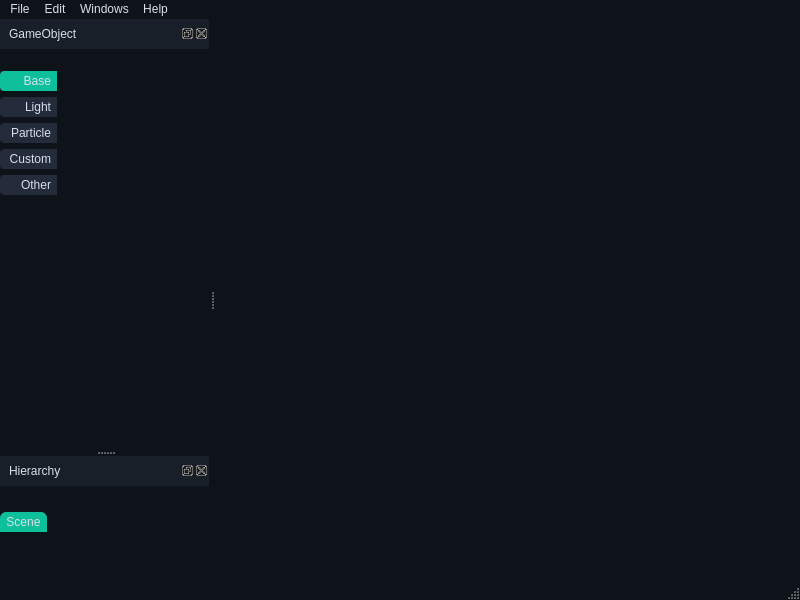
<?xml version="1.0" encoding="UTF-8"?>
<ui version="4.0">
 <class>BBUIMainWindow</class>
 <widget class="QMainWindow" name="BBUIMainWindow">
  <property name="geometry">
   <rect>
    <x>0</x>
    <y>0</y>
    <width>800</width>
    <height>600</height>
   </rect>
  </property>
  <property name="focusPolicy">
   <enum>Qt::ClickFocus</enum>
  </property>
  <property name="windowTitle">
   <string>MainWindow</string>
  </property>
  <property name="styleSheet">
   <string notr="true">QMainWindow {
    background: rgb(14, 19, 25);
}

QWidget:focus {
    outline: none;
}

QMenu {
    background-color: rgb(14, 19, 25);
    padding: 2px 10px;
}

QMenu::separator {
    height: 1px;
    background-color: #d6dfeb;
    margin-bottom: 5px;
    margin-top: 5px;
}

QMenu::item {
    color: #d6dfeb;
    font: 9pt &quot;Arial&quot;;
    background-color: transparent;
    padding-left: 6px;
}

QMenu::item:selected {
    color: #d6dfeb;
    background-color: #0ebf9c;
}

QMenu::right-arrow {
    margin: 1px;
    border-image: url(://resources/icons/arrow_right.png);
}

QMenuBar {
    background-color: rgb(14, 19, 25);
    color: #d6dfeb;
}

QMenuBar::item:selected {
    background-color: #8193bc;
}

QStatusBar {
    background: rgb(14, 19, 25);
}

QDockWidget {
    titlebar-close-icon: url(://resources/icons/close.png);
    titlebar-normal-icon: url(://resources/icons/float.png);
    color: #d6dfeb;
    font: 75 9pt &quot;Arial&quot;;
    background: rgb(14, 19, 25);
}

QDockWidget::close-button {
    background: none;
    border: none;
}

QDockWidget::float-button {
    background: none;
    border: none;
}

QDockWidget::title {
    text-align: left;
    /*padding-left: 10px;*/
    background-color: #191f28;
    padding-top: 8px;
    padding-bottom: 8px;
    padding-left: 5px;
}

#scrollAreaWidgetContents { /*The background color of the scroll area*/
    background: qlineargradient(x1: 0, y1: 0, x2: 0, y2: 1, stop: 0 #191f28, stop: 1 rgb(36, 43, 58));
}

QScrollArea { /*When both the horizontal and vertical scroll bars appear, the background color of the small square in the lower right corner*/
    background: transparent;
    border: none;
}

QSlider::groove:horizontal {
    border: 1px solid #0ebf9c;
    border-radius: 2px;
    background-color: #0ebf9c;
    height: 3px
}

QSlider::handle:horizontal {
    border: 1px solid #d6dfeb;
    border-radius: 2px;
    background-color: #d6dfeb;
    width: 11px;
    margin: -5px -1px -5px -1px;
}

/*QSlider::sub-page:horizontal {
    border: 1px solid #0e9c9c;
    border-radius: 2px;
    background: #0ebf9c;
}*/

#fileSizeSlider {
    margin-left: 16px;
    margin-right: 16px;
}

QScrollBar:vertical {
    width: 8px;
    background: rgb(14, 19, 25);
}

QScrollBar:horizontal {
    height: 8px;
    background: transparent;
}

QScrollBar::handle:vertical, QScrollBar::handle:horizontal {
    background: #0ebf9c;
    border: none;
    border-radius: 4px;
}

QScrollBar::handle:vertical:hover, QScrollBar::handle:horizontal:hover {
    background: #0ebf9c;
    border: none;
    border-radius: 4px;
}

QScrollBar::sub-line:vertical, QScrollBar::add-line:vertical,
QScrollBar::sub-line:horizontal, QScrollBar::add-line:horizontal {
    width: 0;
    height: 0;
}

QTabWidget {
    border: none;
}

QTabBar::tab {
    color: #d6dfeb;
    background: #0ebf9c;
    border: none;
    border-bottom-left-radius: 6px;
    border-bottom-right-radius: 6px;
    padding: 3px;
    min-width: 8ex;
    padding-left: 5px;
    padding-right: 5px;
}

QTabBar::tab:selected, QTabBar::tab:hover {
    background: rgb(36, 43, 58);
}

QTabBar::tab:!selected {
    margin-bottom: 2px; /* make non-selected tabs look smaller */
}

/* make use of negative margins for overlapping tabs */
QTabBar::tab:selected {
    /* expand/overlap to the left and right by 4px */
    margin-left: -2px;
    margin-right: -2px;
}

QTabBar::tab:first:selected {
    margin-left: 0; /* the first selected tab has nothing to overlap with on the left */
}

QTabBar::tab:last:selected {
    margin-right: 0; /* the last selected tab has nothing to overlap with on the right */
}

QTabBar::tab:only-one {
    margin: 0; /* if there is only one tab, we don't want overlapping margins */
}

#buttonBase, #buttonLight, #buttonCustom, #buttonParticle, #buttonOther {
    color: #d6dfeb;
    text-align: right;
    font: 9pt &quot;Arial&quot;;
    background: rgb(36, 43, 58);
    border: none;
    border-bottom-left-radius: 4px;
    border-top-left-radius: 4px;
    padding: 6px;
    padding-top: 3px;
    padding-bottom: 3px;
}

#buttonBase:hover, #buttonLight:hover, #buttonCustom:hover, #buttonParticle:hover,  #buttonOther:hover {
    color: #d6dfeb;
    text-align: right;
    font: 9pt &quot;Arial&quot;;
    background: #0ebf9c;
    border: none;
    border-bottom-left-radius: 4px;
    border-top-left-radius: 4px;
    padding: 6px;
    padding-top: 3px;
    padding-bottom: 3px;
}

#buttonBase:checked, #buttonLight:checked, #buttonCustom:checked, #buttonParticle:checked,  #buttonOther:checked {
    color: #d6dfeb;
    text-align: right;
    font: 9pt &quot;Arial&quot;;
    background: #0ebf9c;
    border: none;
    border-bottom-left-radius: 4px;
    border-top-left-radius: 4px;
    padding: 6px;
    padding-top: 3px;
    padding-bottom: 3px;
}

#tabWidgetList {
    background: rgb(14, 19, 25);
}

BBObjectListWidget {
    color: #d6dfeb;
    background: qlineargradient(x1: 0, y1: 0, x2: 0, y2: 1, stop: 0 #191f28, stop: 1 rgb(36, 43, 58));
    alternate-background-color: rgb(60, 64, 75);
    border: none;
}

BBObjectListWidget::item:selected:!active {
    background: #8193bc;
    color: #d6dfeb;
}

BBObjectListWidget::item:selected:active {
    background: #8193bc;
    color: #d6dfeb;
}

BBObjectListWidget::item:hover {
    /*background: #508193bc;*/
    background: none;
}

BBObjectListWidget::item:focus {
    background: transparent;
}

#searchWidgetGameObject, #searchWidgetHierarchy, #searchWidgetFolder, #searchWidgetFile, #searchWidgetInspector {
    border: none;
    background: rgb(14, 19, 25);
}

#lineEditSearchGameObject, #lineEditSearchHierarchy, #lineEditSearchFolder, #lineEditSearchFile, #lineEditSearchInspector {
    font: 9pt &quot;Arial&quot;;
    margin: 2px;
    border: none;
    color: rgb(56, 70, 87);
    background: rgb(14, 19, 25);
}

#searchIconGameObject, #searchIconHierarchy, #searchIconFolder, #searchIconFile, #searchIconInspector {
    image: url(://resources/icons/search2.png);
}

#closeIconGameObject, #closeIconHierarchy, #closeIconFolder, #closeIconFile, #closeIconInspector {
    image: url(://resources/icons/search_close2.png);
}

#buttonRootHierarchy, #buttonRootProject, #buttonRootInspector {
    font: 9pt &quot;Arial&quot;;
    color: #d6dfeb;
    background: #0ebf9c;
    border: none;
    border-top-left-radius: 6px;
    border-top-right-radius: 6px;
    padding-top: 3px;
    padding-bottom: 3px;
    padding-left: 6px;
    padding-right: 6px;
}

#buttonRootHierarchy:hover, #buttonRootProject:hover, #buttonRootInspector:hover {
    background: #8c0ebf9c;
}

#buttonMoreProject {
    image: url(://resources/icons/setting.png);
}

#buttonSettingFile, #buttonSettingInspector, #buttonSettingFile {
    image: url(://resources/icons/setting.png);
}

QTreeWidget {
    background: qlineargradient(x1: 0, y1: 0, x2: 0, y2: 1, stop: 0 #191f28, stop: 1 rgb(36, 43, 58));
    alternate-background-color: rgb(60, 64, 75);
    font: 9pt &quot;Arial&quot;;
    border: none;
}

QTreeWidget::item {
    color: #d6dfeb;
    border: none;
    height: 16px;
}

QTreeWidget::item:hover {
    background: none;
    border: none;
}

QTreeWidget::item:selected:active, QTreeWidget::item:selected:!active {
    border: none;
    background: #8193bc;
}

QTreeWidget::branch:selected {
    background: #8193bc;
}

QTreeWidget::branch:closed:has-children:!has-siblings,
QTreeWidget::branch:closed:has-children:has-siblings {
    border-image: none;
    image: url(://resources/icons/branch-closed.png);
}

QTreeWidget::branch:open:has-children:!has-siblings,
QTreeWidget::branch:open:has-children:has-siblings {
    border-image: none;
    image: url(://resources/icons/branch-open.png);
}

/*item checkbox*/
QTreeWidget::indicator:checked {
    image: url(://resources/icons/visible2.png);
}

QTreeWidget::indicator:unchecked {
    image: url(://resources/icons/invisible3.png);
}

QHeaderView {
    background: rgb(36, 43, 58);
    color: #d6dfeb;
}

/*Each item in the header*/
QHeaderView::section {
    background: rgb(36, 43, 58);
    color: #d6dfeb;
    border: 0;
    padding: 3px 0 3px 6px;
}

QPushButton {
    border: none;
    background-color: transparent;
}

#buttonMovePathLeft, #buttonMovePathRight {
    color: #d6dfeb;
    background: transparent;
}

#buttonMovePathLeft:hover, #buttonMovePathRight:hover {
    color: #8193bc;
}

#filePathScrollAreaWidgetContents {
    background: transparent;
}

#buttonFilter {
    padding: 5px;
    image: url(://resources/icons/more.png);
}

FileList {
    color: #d6dfeb;
    font: 9pt &quot;Arial&quot;;
    background: qlineargradient(x1: 0, y1: 0, x2: 0, y2: 1, stop: 0 #191f28, stop: 1 rgb(36, 43, 58));
    border: none;
}

/*After selected, the blue box will not appear*/
FileList::item:focus {
    background: transparent;
}

FileList::item:selected {
    background: #8193bc;
    color: #d6dfeb;
}</string>
  </property>
  <widget class="QWidget" name="centralwidget"/>
  <widget class="QMenuBar" name="menubar">
   <property name="geometry">
    <rect>
     <x>0</x>
     <y>0</y>
     <width>800</width>
     <height>22</height>
    </rect>
   </property>
   <widget class="QMenu" name="menuFile">
    <property name="title">
     <string>File</string>
    </property>
    <addaction name="separator"/>
   </widget>
   <widget class="QMenu" name="menuEdit">
    <property name="title">
     <string>Edit</string>
    </property>
    <addaction name="separator"/>
    <addaction name="separator"/>
   </widget>
   <widget class="QMenu" name="menuWindows">
    <property name="title">
     <string>Windows</string>
    </property>
   </widget>
   <widget class="QMenu" name="menuHelp">
    <property name="title">
     <string>Help</string>
    </property>
   </widget>
   <addaction name="menuFile"/>
   <addaction name="menuEdit"/>
   <addaction name="menuWindows"/>
   <addaction name="menuHelp"/>
  </widget>
  <widget class="QStatusBar" name="statusbar"/>
  <widget class="QDockWidget" name="dockGameObject">
   <property name="mouseTracking">
    <bool>true</bool>
   </property>
   <property name="tabletTracking">
    <bool>false</bool>
   </property>
   <property name="floating">
    <bool>false</bool>
   </property>
   <property name="windowTitle">
    <string>GameObject</string>
   </property>
   <attribute name="dockWidgetArea">
    <number>1</number>
   </attribute>
   <widget class="BBResizableWidget" name="dockGameObjectContents">
    <layout class="QVBoxLayout" name="verticalLayout_2">
     <property name="spacing">
      <number>6</number>
     </property>
     <property name="leftMargin">
      <number>0</number>
     </property>
     <property name="topMargin">
      <number>0</number>
     </property>
     <property name="rightMargin">
      <number>0</number>
     </property>
     <property name="bottomMargin">
      <number>0</number>
     </property>
     <item>
      <widget class="QWidget" name="dockGameObjectBackground" native="true">
       <layout class="QVBoxLayout" name="vLayoutDockGameObjectBackground">
        <property name="spacing">
         <number>2</number>
        </property>
        <property name="leftMargin">
         <number>0</number>
        </property>
        <property name="topMargin">
         <number>0</number>
        </property>
        <property name="rightMargin">
         <number>0</number>
        </property>
        <property name="bottomMargin">
         <number>0</number>
        </property>
        <item>
         <widget class="QWidget" name="searchWidgetGameObject" native="true">
          <layout class="QHBoxLayout" name="horizontalLayout_2">
           <property name="leftMargin">
            <number>10</number>
           </property>
           <property name="topMargin">
            <number>0</number>
           </property>
           <property name="rightMargin">
            <number>10</number>
           </property>
           <property name="bottomMargin">
            <number>0</number>
           </property>
           <item>
            <widget class="QLabel" name="searchIconGameObject"/>
           </item>
           <item>
            <widget class="QLineEdit" name="lineEditSearchGameObject">
             <property name="focusPolicy">
              <enum>Qt::ClickFocus</enum>
             </property>
             <property name="clearButtonEnabled">
              <bool>false</bool>
             </property>
            </widget>
           </item>
           <item alignment="Qt::AlignRight">
            <widget class="QLabel" name="closeIconGameObject"/>
           </item>
          </layout>
         </widget>
        </item>
        <item>
         <widget class="QWidget" name="tabWidgetList" native="true">
          <layout class="QHBoxLayout" name="horizontalLayout">
           <property name="spacing">
            <number>0</number>
           </property>
           <property name="leftMargin">
            <number>0</number>
           </property>
           <property name="topMargin">
            <number>0</number>
           </property>
           <property name="rightMargin">
            <number>0</number>
           </property>
           <property name="bottomMargin">
            <number>0</number>
           </property>
           <item alignment="Qt::AlignTop">
            <widget class="QWidget" name="buttonTabBar" native="true">
             <layout class="QVBoxLayout" name="verticalLayout">
              <property name="leftMargin">
               <number>0</number>
              </property>
              <property name="topMargin">
               <number>0</number>
              </property>
              <property name="rightMargin">
               <number>0</number>
              </property>
              <property name="bottomMargin">
               <number>0</number>
              </property>
              <item>
               <widget class="QPushButton" name="buttonBase">
                <property name="text">
                 <string> Base</string>
                </property>
                <property name="checkable">
                 <bool>true</bool>
                </property>
                <property name="checked">
                 <bool>true</bool>
                </property>
               </widget>
              </item>
              <item>
               <widget class="QPushButton" name="buttonLight">
                <property name="text">
                 <string> Light</string>
                </property>
                <property name="checkable">
                 <bool>true</bool>
                </property>
               </widget>
              </item>
              <item>
               <widget class="QPushButton" name="buttonParticle">
                <property name="text">
                 <string> Particle</string>
                </property>
                <property name="checkable">
                 <bool>true</bool>
                </property>
               </widget>
              </item>
              <item>
               <widget class="QPushButton" name="buttonCustom">
                <property name="text">
                 <string> Custom</string>
                </property>
                <property name="checkable">
                 <bool>true</bool>
                </property>
               </widget>
              </item>
              <item>
               <widget class="QPushButton" name="buttonOther">
                <property name="text">
                 <string> Other</string>
                </property>
                <property name="checkable">
                 <bool>true</bool>
                </property>
               </widget>
              </item>
             </layout>
            </widget>
           </item>
           <item>
            <widget class="QStackedWidget" name="stackedWidget">
             <property name="sizePolicy">
              <sizepolicy hsizetype="Ignored" vsizetype="Preferred">
               <horstretch>0</horstretch>
               <verstretch>0</verstretch>
              </sizepolicy>
             </property>
             <property name="currentIndex">
              <number>0</number>
             </property>
             <widget class="QWidget" name="pageBase">
              <layout class="QGridLayout" name="gridLayout_6">
               <property name="leftMargin">
                <number>0</number>
               </property>
               <property name="topMargin">
                <number>0</number>
               </property>
               <property name="rightMargin">
                <number>0</number>
               </property>
               <property name="bottomMargin">
                <number>0</number>
               </property>
               <item row="0" column="0">
                <widget class="BBObjectListWidget" name="listBaseGameObject" native="true">
                 <property name="mouseTracking">
                  <bool>true</bool>
                 </property>
                 <property name="focusPolicy">
                  <enum>Qt::ClickFocus</enum>
                 </property>
                 <property name="alternatingRowColors" stdset="0">
                  <bool>true</bool>
                 </property>
                </widget>
               </item>
              </layout>
             </widget>
            </widget>
           </item>
          </layout>
         </widget>
        </item>
       </layout>
      </widget>
     </item>
    </layout>
   </widget>
  </widget>
  <widget class="QDockWidget" name="dockHierarchy">
   <property name="mouseTracking">
    <bool>true</bool>
   </property>
   <property name="windowTitle">
    <string>Hierarchy</string>
   </property>
   <attribute name="dockWidgetArea">
    <number>1</number>
   </attribute>
   <widget class="QWidget" name="dockHierarchyContents">
    <layout class="QVBoxLayout" name="verticalLayout_3">
     <property name="spacing">
      <number>0</number>
     </property>
     <property name="leftMargin">
      <number>0</number>
     </property>
     <property name="topMargin">
      <number>0</number>
     </property>
     <property name="rightMargin">
      <number>0</number>
     </property>
     <property name="bottomMargin">
      <number>0</number>
     </property>
     <item>
      <widget class="QWidget" name="hierarchyHeadWidget" native="true">
       <layout class="QHBoxLayout" name="horizontalLayout_5">
        <property name="leftMargin">
         <number>0</number>
        </property>
        <property name="topMargin">
         <number>0</number>
        </property>
        <property name="rightMargin">
         <number>0</number>
        </property>
        <property name="bottomMargin">
         <number>0</number>
        </property>
        <item alignment="Qt::AlignBottom">
         <widget class="QPushButton" name="buttonRootHierarchy">
          <property name="text">
           <string>Scene</string>
          </property>
         </widget>
        </item>
        <item alignment="Qt::AlignTop">
         <widget class="QWidget" name="searchWidgetHierarchy" native="true">
          <layout class="QHBoxLayout" name="horizontalLayout_4">
           <property name="leftMargin">
            <number>10</number>
           </property>
           <property name="topMargin">
            <number>0</number>
           </property>
           <property name="rightMargin">
            <number>10</number>
           </property>
           <property name="bottomMargin">
            <number>0</number>
           </property>
           <item>
            <widget class="QLabel" name="searchIconHierarchy">
             <property name="text">
              <string/>
             </property>
            </widget>
           </item>
           <item>
            <widget class="QLineEdit" name="lineEditSearchHierarchy">
             <property name="focusPolicy">
              <enum>Qt::ClickFocus</enum>
             </property>
            </widget>
           </item>
           <item>
            <widget class="QLabel" name="closeIconHierarchy">
             <property name="text">
              <string/>
             </property>
            </widget>
           </item>
          </layout>
         </widget>
        </item>
       </layout>
      </widget>
     </item>
     <item>
      <widget class="BBHierarchyTreeWidget" name="treeHierarchy" native="true">
       <property name="mouseTracking">
        <bool>true</bool>
       </property>
       <property name="focusPolicy">
        <enum>Qt::ClickFocus</enum>
       </property>
       <property name="layoutDirection">
        <enum>Qt::LeftToRight</enum>
       </property>
       <property name="alternatingRowColors" stdset="0">
        <bool>true</bool>
       </property>
       <property name="animated" stdset="0">
        <bool>false</bool>
       </property>
       <property name="headerHidden" stdset="0">
        <bool>false</bool>
       </property>
       <property name="columnCount" stdset="0">
        <number>2</number>
       </property>
      </widget>
     </item>
    </layout>
   </widget>
  </widget>
 </widget>
 <customwidgets>
  <customwidget>
   <class>BBResizableWidget</class>
   <extends>QWidget</extends>
   <header>bbresizablewidget.h</header>
  </customwidget>
  <customwidget>
   <class>BBObjectListWidget</class>
   <extends>QWidget</extends>
   <header>bbobjectlistwidget.h</header>
  </customwidget>
  <customwidget>
   <class>BBHierarchyTreeWidget</class>
   <extends>QWidget</extends>
   <header>bbhierarchytreewidget.h</header>
  </customwidget>
 </customwidgets>
 <resources/>
 <connections/>
</ui>
